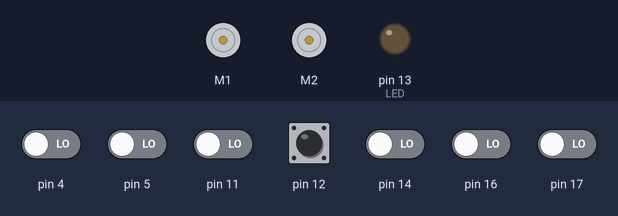
Bench run of a sketch on a simulated Arduino Uno, built with avr-gcc and run on an emulated ATmega328P. Parts: 2 × DC motor (green arrow = forward, orange = backward, longer = faster), output pins drawn as LEDs (lit = HIGH). Inputs (shaded band) come from the test bench; at power-on: pin 12 HIGH, pin 4, pin 5, pin 11, pin 14, pin 16, pin 17 LOW.

Above: at 0.8 s.
0.9 s: pin 12 pulled LOW for 0.15 s
At 1.8 s:
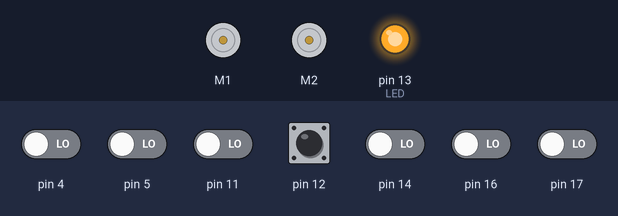
At 3.0 s:
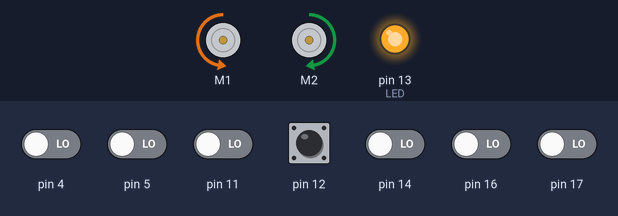
4.0 s: pin 12 pulled LOW for 3.2 s
At 8.3 s:
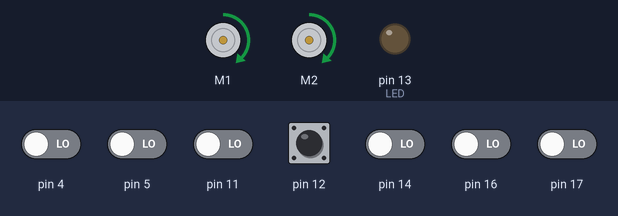
Timing chart, 0 to 9.8 s (numbered marks = the images above; inputs shaded):
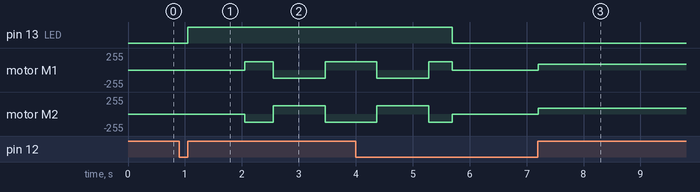

The sketch:

Line_Tracing.ino
```cpp
#include <ZumoShield.h>

ZumoReflectanceSensorArray reflectanceSensors; //QTR 센서
ZumoMotors motors; //속도 설정 편하게 해주기 위한 함수
Pushbutton button(ZUMO_BUTTON); //zumo 버튼 설정

const int maxSpeed = 140; //최고 속력 설정

void setup() {
  reflectanceSensors.init(); //QTR 센서 initialize

  button.waitForButton(); //버튼 눌려질 때까지 대기

  pinMode(13, OUTPUT); //내장 LED
  digitalWrite(13, HIGH); //버튼 눌려지면 내장 LED 켜짐

  //검은선 근처에 놔두어 보정이 잘되도록 한다.
  delay(1000); //1초 기다리고 calibrate 시작
  for(int i = 0; i < 80; i++){
    if ((i > 10 && i <= 30) || (i > 50 && i <= 70)) //회전 전환 반복
      motors.setSpeeds(-200, 200); //반시계방향 회전
    else
      motors.setSpeeds(200, -200); //시계방향 회전
    reflectanceSensors.calibrate(); //센서 calibrate

    delay(20); //i값 하나당 0.02초 딜레이
  }

  motors.setSpeeds(0,0); //zumo robot 정지

  digitalWrite(13, LOW); //내장 LED 불 끄기

  button.waitForButton(); //루프문으로 이동하기 전에 버튼 눌려질 때까지 대기
}


void loop() {
  unsigned int sensors[6];
  reflectanceSensors.read(sensors); //센서 6개 값 받아오기

  long sum = 0;
  long sum2 = 0;

  //센서는 양 끝 두개만 사용
  sum2 = (long)sensors[5]*5000; //가중치 적용된 0, 5센서 합
  sum = sensors[0]+sensors[5]; //0, 5센서 합
  int result = sum2/sum; //가중치 합과 센서 합의 비율

  int error = result-2500; //평균 2500에서 벗어난 값

  if(sensors[0]<200&&sensors[5]<200) //양 끝 센서 신호가 약할 경우(경로 밖)
    motors.setSpeeds(maxSpeed,maxSpeed); //직진

  //에러가 양수일수록 오른쪽 센서 sensors[5]이 어두운 경로 위인 것
  //에러가 음수일수록 왼쪽 센서 sensors[0]이 어두운 경로 위인 것
  //오른쪽이 경로 위이면 왼쪽 바퀴가 빨라지고 오른쪽 바퀴가 느려져야함
  //왼쪽이 경로 위이면 왼쪽 바퀴가 느려지고 오른쪽 바퀴가 빨라져야함
  int leftSpeed = maxSpeed + error; //왼쪽 바퀴는 에러 더해줌
  int rightSpeed = maxSpeed - error; //오른쪽 바퀴는 에러 빼줌

  if (leftSpeed < 0) //속도가 음수면
    leftSpeed = 0; //0으로 설정
  if (rightSpeed < 0)
    rightSpeed = 0;
  if (leftSpeed > maxSpeed) //속도가 최고속력보다 크면
    leftSpeed = maxSpeed; //최고속력으로 설정
  if (rightSpeed > maxSpeed)
    rightSpeed = maxSpeed;

  motors.setSpeeds(leftSpeed,rightSpeed); //zumo robot에 속도 입력
}
```

Measured:
- after the input at 0.9 s, pin 13 (LED): LOW → HIGH after 0.15 s; motor M1: stopped → forward 127/255 after 1.2 s, → backward 127/255 0.50 s later, → forward 127/255 0.91 s later; motor M2: stopped → backward 127/255 after 1.2 s, → forward 127/255 0.50 s later, → backward 127/255 0.91 s later
